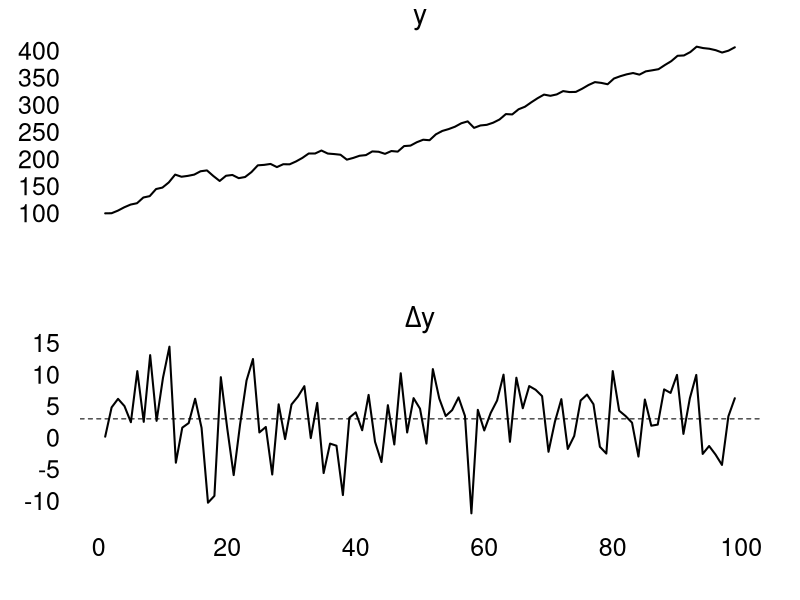

The R source for this figure:
# Example problem linear detrending of stochastic trend model

# Set parameters
N=100
g=3                             # Growth rate
set.seed(42);e=rnorm(N,0,5)     # Random shocks 
y=100                           # Starting value

# Generate data over time
for(i in 2:N){
  y[i]<-g+y[i-1]+e[i]
}

# First-difference model
Ly=c(NA,y[-N])
Dy=y[-1]-Ly[-1]

# Plot results
par(mar=c(4,4,2,2),mfrow=c(2,1),las=1,bty="n",
    cex.axis=1.5,cex.lab=1.5,cex.main=1.7)

plot(y,xlab="",ylab="",main=expression(y),axes=FALSE,type="l",lwd=2)
axis(2,tick=FALSE)
plot(Dy,xlab="",ylab="",main=expression(paste(Delta,y)),
     axes=FALSE,type="l",lwd=2)
abline(h=3,lty=2)
axis(1,tick=FALSE);axis(2,tick=FALSE)

## FIN
